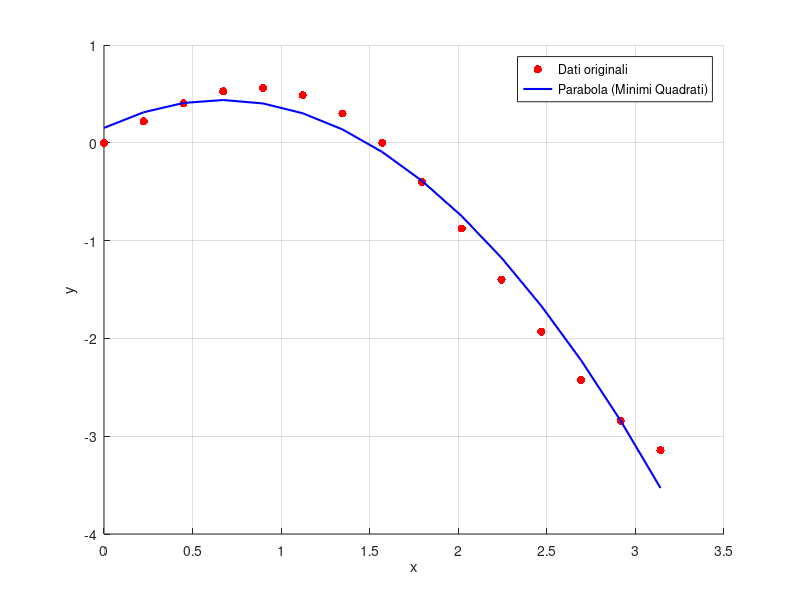

Recreate this plot in MATLAB.
clear;
clc;

n = 15;

x = linspace(0, pi, n)';
y = x .* cos(x);

A = [x.^2, x, ones(n, 1)];

[Q, R] = qr(A);

c = R \ (Q' * y);

y_fit = A * c;

figure;
scatter(x, y, 'r', 'filled');
hold on;
plot(x, y_fit, 'b', 'LineWidth', 1.5);
grid on;
xlabel('x');
ylabel('y');
legend('Dati originali', 'Parabola (Minimi Quadrati)');
